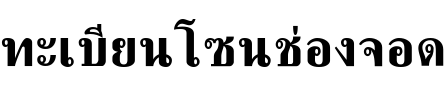
        <widget class="QFrame" name="right_head_frame">
         <property name="maximumSize">
          <size>
           <width>16777215</width>
           <height>150</height>
          </size>
         </property>
         <property name="styleSheet">
          <string notr="true">background-color: rgb(255, 255, 255);</string>
         </property>
         <property name="frameShape">
          <enum>QFrame::NoFrame</enum>
         </property>
         <property name="frameShadow">
          <enum>QFrame::Raised</enum>
         </property>
         <property name="lineWidth">
          <number>0</number>
         </property>
         <layout class="QHBoxLayout" name="horizontalLayout_3">
          <property name="spacing">
           <number>0</number>
          </property>
          <property name="leftMargin">
           <number>0</number>
          </property>
          <property name="topMargin">
           <number>0</number>
          </property>
          <property name="rightMargin">
           <number>0</number>
          </property>
          <property name="bottomMargin">
           <number>0</number>
          </property>
          <item>
           <widget class="QLabel" name="lp_header_right">
            <property name="maximumSize">
             <size>
              <width>16777215</width>
              <height>16777215</height>
             </size>
            </property>
            <property name="font">
             <font>
              <family>Mitr SemiBold</family>
              <pointsize>40</pointsize>
              <weight>75</weight>
              <bold>true</bold>
             </font>
            </property>
            <property name="text">
             <string>ทะเบียน</string>
            </property>
            <property name="alignment">
             <set>Qt::AlignCenter</set>
            </property>
           </widget>
          </item>
          <item>
           <widget class="QLabel" name="zone_header_right">
            <property name="maximumSize">
             <size>
              <width>16777215</width>
              <height>16777215</height>
             </size>
            </property>
            <property name="font">
             <font>
              <family>Mitr SemiBold</family>
              <pointsize>40</pointsize>
              <weight>75</weight>
              <bold>true</bold>
             </font>
            </property>
            <property name="text">
             <string>โซน</string>
            </property>
            <property name="alignment">
             <set>Qt::AlignCenter</set>
            </property>
           </widget>
          </item>
          <item>
           <widget class="QLabel" name="lot_header_right">
            <property name="maximumSize">
             <size>
              <width>16777215</width>
              <height>16777215</height>
             </size>
            </property>
            <property name="font">
             <font>
              <family>Mitr SemiBold</family>
              <pointsize>40</pointsize>
              <weight>75</weight>
              <bold>true</bold>
             </font>
            </property>
            <property name="text">
             <string>ช่องจอด</string>
            </property>
            <property name="alignment">
             <set>Qt::AlignCenter</set>
            </property>
           </widget>
          </item>
         </layout>
        </widget>
